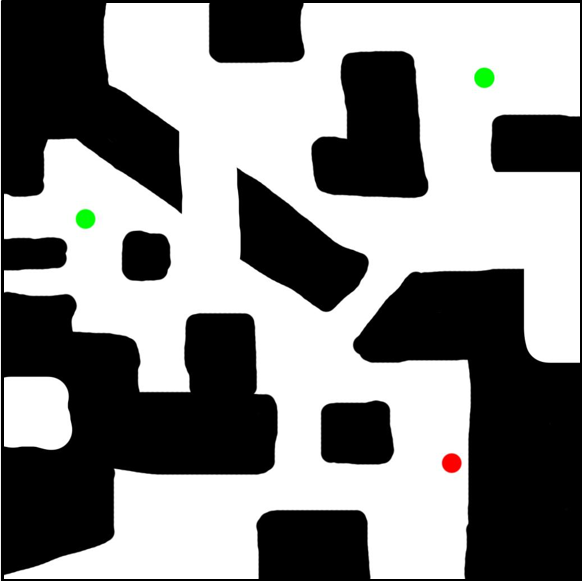
#> input picture Test.bmp, 582 x 582 px
$ jupyter execute --allow-errors DFS.ipynb
#> lines starting #> are read from the running program, lines starting #| are printed output that depends on the picture; after the words box and inside, x2 and y2 are one past the last pixel; in counts of white or black regions, pixels touching at a corner belong together
# Task 1
Construir un programa que reciba como entrada una imagen cuadrada que represente un laberinto. Deberá dibujar en pantalla la solución al mismo. Deberá considerar las siguientes restricciones:
- Las dimensiones de entrada podrán variar entre ejecuciones (pero siempre será una imagen cuadrada)
- Las áreas blancas representan caminos libres
- Las áreas negras representan paredes sobre las cuales no se puede pasar
- Las áreas verdes representan la meta (goalTest positivos) (pueden ser varios)
- La área roja representa el punto de inicio (solo podrá haber uno)

## Task 1.1 Discretización de la imagen

[cell 1]
import numpy as np
import matplotlib.pyplot as plt
from PIL import Image

def discretize_image_and_matrix(image_path, pixel_size):
    # Abrir la imagen
#> called with image_path = 'Test.bmp', pixel_size = 15
    image = Image.open(image_path)
#> image is the input picture: PIL image 582x582 RGB; mean R, G, B 136.3, 136.5, 136.1
    image = image.convert('RGB')

    # Convertir la imagen a un array numpy
    image_array = np.array(image)
    height, width, _ = image_array.shape
#> height = 582; width = 582

    # Crear una nueva imagen con el tamaño adecuado para agregar el marco negro
    padded_height = height + 2 * pixel_size
#> padded_height = 612
    padded_width = width + 2 * pixel_size
#> padded_width = 612
    padded_image_array = np.zeros((padded_height, padded_width, 3), dtype=np.uint8)

    # Agregar el marco negro alrededor de la imagen original
    padded_image_array[pixel_size:pixel_size + height, pixel_size:pixel_size + width, :] = image_array
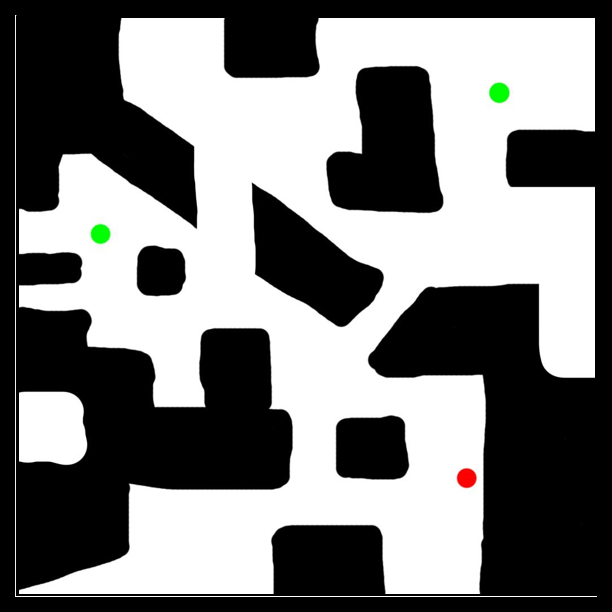
#> padded_image_array: shape (612, 612, 3); mean R, G, B 123.3, 123.5, 123.1

    # Ajustar las dimensiones de la imagen para que sean múltiplos de pixel_size
    new_height = (padded_height // pixel_size) * pixel_size
#> new_height = 600
    new_width = (padded_width // pixel_size) * pixel_size
#> new_width = 600
    padded_image_array = padded_image_array[:new_height, :new_width]
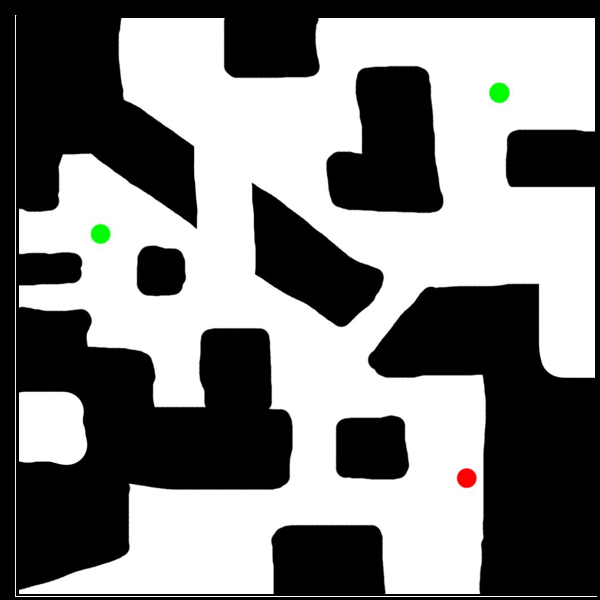
#> padded_image_array: shape (600, 600, 3); mean R, G, B 128.2, 128.5, 128

    discretized_height = new_height // pixel_size
#> discretized_height = 40
    discretized_width = new_width // pixel_size
#> discretized_width = 40
    discretized_img = np.zeros((discretized_height, discretized_width, 3), dtype=np.uint8)
    discretized_matrix = np.zeros((discretized_height, discretized_width), dtype=np.uint8)

    start_point = None
    end_points = []

    for i in range(0, new_height, pixel_size):
        for j in range(0, new_width, pixel_size):
            region = padded_image_array[i:i + pixel_size, j:j + pixel_size, :]

            # Tomar el color del primer píxel de la región
            pixel_color = region[pixel_size // 2, pixel_size // 2, :]
            discretized_img[i // pixel_size, j // pixel_size, :] = pixel_color

            # Identificar y cambiar píxeles grises a negro por su código RGB
            if np.all(region[:, :, 0] >= 0) and np.all(region[:, :, 0] <= 225):
                pixel_color = [0, 0, 0]  # Cambiar a color negro

            # Asignar valor a la matriz discretizada
            if np.all(pixel_color == [0, 0, 0]):
                discretized_matrix[i // pixel_size, j // pixel_size] = 1  # Representa una pared
            elif np.all(pixel_color >= [0, 200, 0]) and np.all(pixel_color <= [50, 255, 50]):
                discretized_matrix[i // pixel_size, j // pixel_size] = 0  # Representa el objetivo (verde)
                end_points.append((i // pixel_size, j // pixel_size))  # Guardar coordenadas del punto final
            elif np.all(pixel_color >= [220, 0, 0]) and np.all(pixel_color <= [255, 50, 50]):
                discretized_matrix[i // pixel_size, j // pixel_size] = 0  # Representa el inicio (rojo)
                start_point = (i // pixel_size, j // pixel_size)  # Guardar coordenadas del punto de inicio
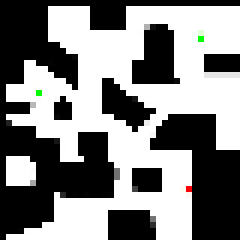
#> discretized_img: shape (40, 40, 3) (shown 6 times larger); mean R, G, B 131.1, 131.3, 130.9
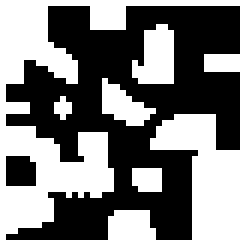
#> discretized_matrix: shape (40, 40) (shown 6 times larger); values 0 (black) and 1 (white), 46.6% white; 8 white regions (3 under 20 px), largest, box (x1, y1, x2, y2) and area: (0, 0, 40, 40) 397, (25, 19, 40, 40) 177, (22, 4, 29, 14) 53, (17, 13, 26, 21) 38, (18, 35, 26, 40) 36
#> after the loop, end_points = [(6, 33), (15, 6)]

    return discretized_img, discretized_matrix, start_point, end_points

def plot_discretized_image(discretized_img):
    plt.imshow(discretized_img)
    plt.axis('off')
    plt.show()

# Ruta de la imagen y tamaño de píxel deseado
image_path = "Test.bmp"
pixel_size = 15  # Ajusta el tamaño del píxel según sea necesario

# Discretizar la imagen y obtener la matriz discretizada
discretized_img, discretized_matrix, start_point, end_points = discretize_image_and_matrix(image_path, pixel_size)
#> start_point = (31, 31); end_points = [(6, 33), (15, 6)]

# Visualizar la imagen discretizada
plot_discretized_image(discretized_img)

# Mostrar la matriz discretizada
print("Matriz discretizada:")
print(discretized_matrix)
#> (printed output is left out)

# Mostrar las coordenadas del punto de inicio (rojo) y de los puntos finales (verdes)
print("Coordenadas del punto de inicio (rojo):", start_point)
#| Coordenadas del punto de inicio (rojo): (31, 31)
print("Coordenadas de los puntos finales (verdes):", end_points)
#| Coordenadas de los puntos finales (verdes): [(6, 33), (15, 6)]

## Task 1.2 Framework de Problemas
Usar interfaz genérica o abstracta que sirva para representar el framework para definir el problema formal. Se debe utilizar la matriz obtenida del Task 1.1 y con esta deberá deducir las demás funciones del framework. (actions(s), stepCost(s,a,s), etc). Debe utilizar efectivamente los conceptos del paradigma POO.

[cell 2]
from abc import ABC, abstractmethod
from typing import List, Tuple

class SearchAlgorithm(ABC):
    def __init__(self, maze: List[List[int]]):
        self.maze = maze
        self.rows = len(maze)
#> self.rows = 40
        self.columns = len(maze[0]) if self.rows > 0 else 0
#> self.columns = 40

    # Verifica si un movimiento es válido
    def valid_move(self, position: Tuple[int, int]) -> bool:
        row, column = position
        if 0 <= row < self.rows and 0 <= column < self.columns:
            return self.maze[row][column] == 0  # 0 representa un camino libre
        return False

    @abstractmethod
    def actions(self, position: Tuple[int, int]) -> List[Tuple[int, int]]:
        pass

    @abstractmethod
    def step_cost(self, current: Tuple[int, int], next: Tuple[int, int]) -> int:
        pass

    @abstractmethod
    def search(self, start: Tuple[int, int], goal: Tuple[int, int]) -> List[Tuple[int, int]]:
        pass

## Task 1.3 Graph-Search
Construir el algoritmo genérico (familia de graphSearch). Este recibirá de parámetro una instancia del framework de problemas. Implemente los siguientes algoritmos:
- Breadth First Search (BFS)
- Depth First Search (DFS)
- A* (escoger dos heurísticas, justificar elección)

## TASK 1.3
### Breadth First Search (BFS)

## TASK 1.3
### Depth First Search (DFS)

[cell 3]
class DFSAlgorithm(SearchAlgorithm):
    def __init__(self, maze: List[List[int]]):
        super().__init__(maze)

    def actions(self, position: Tuple[int, int]) -> List[Tuple[int, int]]:
        row, col = position
        possible_actions = [(row-1, col), (row+1, col), (row, col-1), (row, col+1)]
        valid_actions = [action for action in possible_actions if self.valid_move(action)]
        return valid_actions

    def step_cost(self, current: Tuple[int, int], next: Tuple[int, int]) -> int:
        return 1

    def search(self, start: Tuple[int, int], goal: Tuple[int, int], max_depth: int = float('inf')) -> List[Tuple[int, int]]:
#> called with start = (31, 31), goal = (6, 33), max_depth = inf
        visited = set()
        path = []
        stack = [(start, 0)]
#> stack = [((31, 31), 0)]

        while stack:
            current, depth = stack.pop()
            if current == goal:
                path.append(current)
                return path

            if depth < max_depth:
                if current not in visited:
                    visited.add(current)
                    path.append(current)

                    possible_actions = self.actions(current)
                    stack.extend([(next_action, depth + 1) for next_action in possible_actions])
#> this loop made 1533 passes
#> depth on passes 1, 2, 4, 6, 8, 10, 11, 12, 13, 14, 16, 17: 0, 1, 2, 3, 4, 5, 6, 7, 8, 9, 10, 11
#> (depth, possible_actions) on passes 61 to 66: (33, [(33, 9), (35, 9), (34, 10)]), (34, [(33, 10), (35, 10), (34, 9), (34, 11)]), (35, [(33, 11), (35, 11), (34, 10), (34, 12)]), (36, [(33, 12), (35, 12), (34, 11), (34, 13)]), (37, [(33, 13), (35, 13), (34, 12), (34, 14)]), (38, [(33, 14), (35, 14), (34, 13), (34, 15)])
#> after the loop, path = 595 pairs, first value 6 to 39, second value 1 to 39; stack = 545 items; visited = 594 items

        return []

dfs_algorithm = DFSAlgorithm(discretized_matrix)

result_path = dfs_algorithm.search(start_point, end_points[0])
#> result_path has the same summary as path in search

print("Camino encontrado:", result_path)
#> (printed output is left out)
#> the loop in search, `while stack:` made 887 passes
#> (current, depth) on pass 4: ((31, 29), 2)
#> depth on passes 1 to 2: 0, 1

## TASK 1.3
### A*

[cell 4]
# Incluir ambas heurísticas aquí
import heapq

class AStarSearch(SearchAlgorithm):
    # [5 lines left out: function actions, not called in this run]


    # Distancia de Manhattan
    def heuristic(self, current: Tuple[int, int], goal: Tuple[int, int]) -> int:
        return abs(current[0] - goal[0]) + abs(current[1] - goal[1])


    # [25 lines left out: function search, not called in this run]
#> (the rest of this cell did not finish here and is left out)

## TASK 1.4
Resolver el laberinto de entrada y mostrar en pantalla gráficamente el camino encontrado. **Su representación se basará en la matriz discreta, no en la imagen original.**

### TASK 1.3
#### Depth First Search (DFS)

[cell 5]
def plotWithPath(discretized_img, result_path):
    # Crear una copia de la imagen discretizada para no modificar la original
    img_with_path = np.copy(discretized_img)

    # Resaltar el camino en la copia de la imagen
    for point in result_path:
        y, x = point
        img_with_path[y, x, :] = [14, 25, 60]  # Resaltar el camino en rojo
#> this loop made 343 passes
#> point on passes 1 to 3: (31, 31), (31, 30), (31, 29)
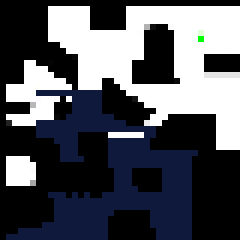
#> img_with_path: shape (40, 40, 3) (shown 6 times larger); mean R, G, B 82.1, 84.7, 92

    plt.imshow(img_with_path)
    plt.axis('off')
    plt.show()

# Crear una instancia de DFSAlgorithm y ejecutar la búsqueda
dfs_algorithm = DFSAlgorithm(discretized_matrix)

result_path = dfs_algorithm.search(start_point, end_points[1])

print("Camino encontrado:", result_path)

# Visualizar la imagen discretizada con el camino resultante
plotWithPath(discretized_img, result_path)

$ run again, with Prueba Lab1.bmp copied over Test.bmp
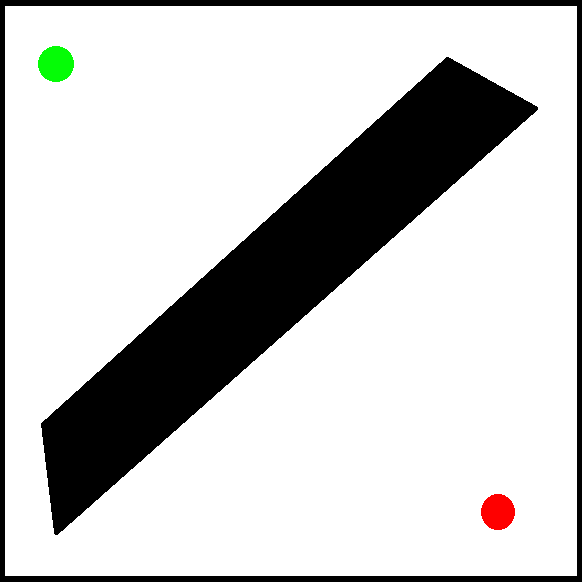
#> input picture Prueba Lab1.bmp, 582 x 582 px
#> in discretize_image_and_matrix, image is the input picture: PIL image 582x582 RGB; mean R, G, B 201, 201, 200.3
#> after the loop in discretize_image_and_matrix, `for i in range(0, new_height, pixel_size):`:
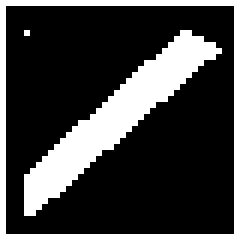
#> discretized_matrix: shape (40, 40) (shown 6 times larger); values 0 (black) and 1 (white), 25.9% white; 3 white regions (1 under 20 px), largest, box (x1, y1, x2, y2) and area: (4, 5, 37, 36) 257, (0, 0, 40, 40) 156
#> after the loop in discretize_image_and_matrix, `for i in range(0, new_height, pixel_size):`: end_points = [(4, 4), (4, 5), (5, 5)]
#> `discretized_img, discretized_matrix, start_point, end_points = discret..`: start_point = (35, 34); end_points = [(4, 4), (4, 5), (5, 5)]
#> (printed output is left out)
#| Coordenadas del punto de inicio (rojo): (35, 34)
#| Coordenadas de los puntos finales (verdes): [(4, 4), (4, 5), (5, 5)]
#> self.rows = 40
#> in search, `stack = [(start, 0)]`: stack = [((35, 34), 0)]
#> the loop in search, `while stack:` made 2462 passes
#> depth on passes 1, 2, 3, 4, 5, 7, 8: 0, 1, 2, 3, 4, 5, 6
#> after the loop in search, `while stack:`: path = 745 pairs, first value 3 to 38, second value 1 to 38; stack = 301 items; visited = 744 items
#> result_path has the same summary as path in search
#> (printed output is left out)
#> the loop in search, `while stack:` made 2463 passes
#> current on pass 3: (35, 36)
#> the loop in plotWithPath, `for point in result_path:` made 746 passes
#> point on passes 1 to 3: (35, 34), (35, 35), (35, 36)
#> after the loop in plotWithPath, `for point in result_path:`:
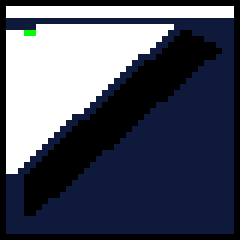
#> img_with_path: shape (40, 40, 3) (shown 6 times larger); mean R, G, B 76.5, 81.9, 97.9
